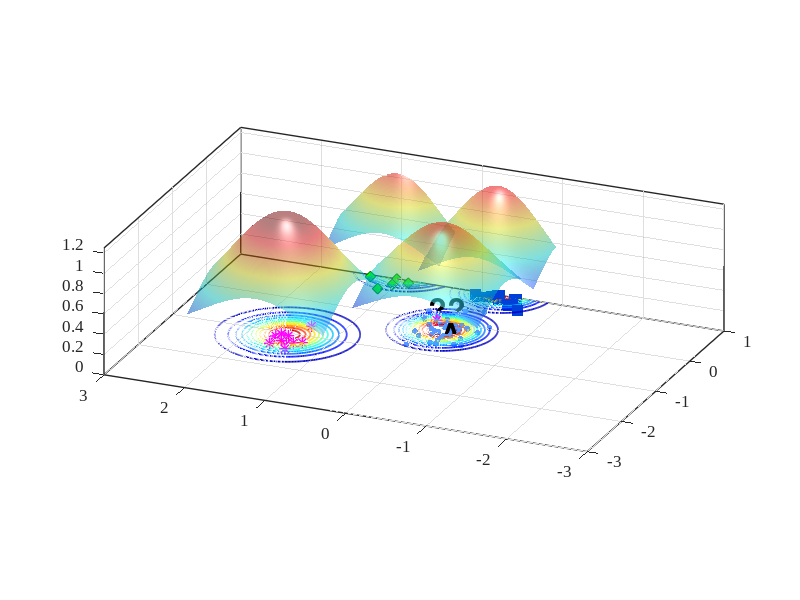

Write MATLAB code to recreate this figure.
%% Reproduce EVM-style demo figure (no toolboxes)
clear; close all; clc; rng(7);

% ---------- 1) 合成四类二维数据 ----------
% 类中心（大致对应图中位置）
C_star  = [-1.15  1.55];   % 红色星
C_diam  = [ 1.25  1.05];   % 绿色菱形
C_square= [ 1.05 -0.20];   % 蓝色方块
C_dot   = [-0.20  0.00];   % 蓝色小点（被 A 标注影响的那簇）

% 协方差（控制每簇形状）
S = @(sx,sy,rho)[sx^2 rho*sx*sy; rho*sx*sy sy^2];
Sig_star   = S(0.18,0.20, 0.05);
Sig_diam   = S(0.22,0.18,-0.10);
Sig_square = S(0.20,0.16, 0.05);
Sig_dot    = S(0.25,0.18, 0.00);

% 从高斯采样（不用 mvnrnd）
sample = @(N,mu,SIG) (randn(N,2)*chol(SIG,'lower') + mu);

X_star   = sample(12,C_star,   Sig_star);
X_diam   = sample(30,C_diam,   Sig_diam);
X_square = sample(28,C_square, Sig_square);
X_dot    = sample(45,C_dot,    Sig_dot);

% 加一个“离群星”靠近 A（见原图左中）
X_star = [X_star; 0.02 0.15];

% ---------- 2) 底面散点与样式 ----------
figure('Color','w','Position',[100,100,800,600]);
hold on; box on; grid on;
z0 = 0; % 所有散点都放在 z=0 的平面

scatter3(X_dot(:,1),   X_dot(:,2),   z0+zeros(size(X_dot,1),1),   18, [0.35 0.60 1.00], 'filled');  % 蓝色小点
scatter3(X_diam(:,1),  X_diam(:,2),  z0+zeros(size(X_diam,1),1),  60, 'g', 'd', 'filled', 'MarkerEdgeColor',[0 0.45 0]); % 绿菱形
scatter3(X_square(:,1),X_square(:,2),z0+zeros(size(X_square,1),1),60, [0 0.25 0.85], 's', 'filled'); % 蓝方块
scatter3(X_star(:,1),  X_star(:,2),  z0+zeros(size(X_star,1),1),  70, [1 0 1], '*', 'LineWidth',1.0); % 洋红星

% ---------- 3) ψ-model 等值环（彩色同心） ----------
% 采用带形状参的径向函数 psi(r) = exp(-(r/s)^t)
psi = @(X,Y,cx,cy,s,t) exp( - ( sqrt((X-cx).^2 + (Y-cy).^2) ./ s ).^t );

% 选几处“极端向量/代表点”（包含 A 所在）
EV = [ -0.23 -0.02 ;   % A 对应蓝点极端向量
        1.06 -0.22 ;   % 蓝方块
        1.28  1.03 ;   % 绿菱形
       -1.05  1.55 ];  % 红星
scale = [0.42, 0.36, 0.40, 0.48];   % 各自 scale
shape = [2.6,  2.2,  2.4,  2.0];    % 各自 shape

% 网格
[xg,yg] = meshgrid(linspace(-3,3,400));
colormap(jet); caxis([0 1]);

% 等高线层级（红到蓝：高到低）
levels = linspace(1.0,0.05,12);

for k = 1:size(EV,1)
    Z = psi(xg,yg,EV(k,1),EV(k,2),scale(k),shape(k));
    [~, h] = contour(xg,yg,Z,levels);    % 直接画在底面，保持颜色映射
    set(h,'LineWidth',1.25);

    % 将等高线明确压到 z=0（兼容不同 MATLAB 版本）
    ch = get(h,'Children');
    for ic = 1:numel(ch)
        zd = get(ch(ic),'ZData');
        if ~isempty(zd)
            set(ch(ic),'ZData',zeros(size(zd))); % 强制贴在 z=0
        end
    end
end

% 标出 A 与问号
text(-0.34,-0.06,0.02,'A','FontWeight','bold','FontSize',20,'Color','k');
text( 0.25, 0.35,0.03,'??','FontWeight','bold','FontSize',22,'Color','k');
text( 2.90,-0.05,0.03,'?','FontWeight','bold','FontSize',22,'Color','k');

% ---------- 4) 上方半透明“钟形面”（表示类支持/概率） ----------
% 用四个高斯穹顶，中心与各簇一致
gauss2 = @(X,Y,cx,cy,s) exp(-((X-cx).^2 + (Y-cy).^2)/(2*s^2));
tops  = {C_star, C_diam, C_square, C_dot};
sigT  = [0.65 0.55 0.55 0.60];
amp   = [1.05 0.95 0.90 0.85];

% 抬高穹顶，并缩小每个穹顶的覆盖范围（为每个穹顶使用局部网格）
zlift      = 0.18;   % 统一抬高量（不改变颜色映射）
spanFactor = 1.3;    % 每个穹顶半宽 = spanFactor * sigma（越小覆盖越小）
gridN      = 121;    % 局部网格分辨率

for i=1:4
    cx = tops{i}(1); cy = tops{i}(2);
    span = spanFactor * sigT(i);
    [xgi,ygi] = meshgrid(linspace(cx - span, cx + span, gridN), ...
                         linspace(cy - span, cy + span, gridN));

    Zt = amp(i) * gauss2(xgi,ygi,cx,cy,sigT(i));
    % 用 Zt 作为颜色，Zt+zlift 作为高度，从而抬高且保留原色
    s1 = surf(xgi,ygi, Zt + zlift, Zt, 'EdgeColor','none', 'FaceAlpha',0.5);
end
shading interp; camlight headlight; lighting gouraud;

% ---------- 5) 轴、视角与观感 ----------
xlim([-3 1]); ylim([-3 3]); zlim([0 1.25]); view(-67,22);
axis vis3d; daspect([1 1 0.8]);
set(gca,'FontName','Times New Roman','FontSize',12,'LineWidth',1);
% xlabel('x'); ylabel('y'); zlabel('score / \psi');

% 网格和背景风格
grid on; 
% set(gca,'GridAlpha',0.2,'MinorGridAlpha',0.2);
